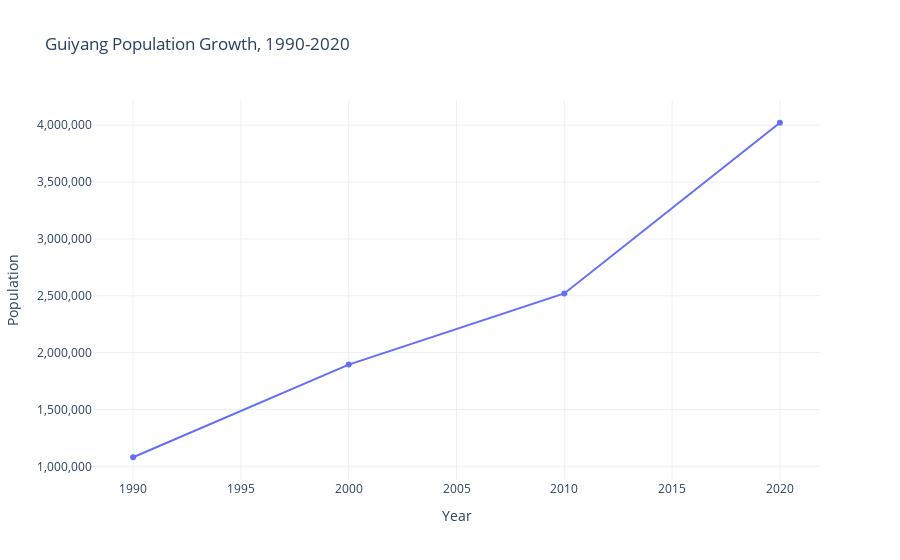

Notebook code for this chart:
### Markdown cell above
### City Population Growth

### Code cell
main()

### Figure 1 — Plotly figure (JSON) as saved in the notebook; plotly's stock layout.template omitted (floating-point values rounded to 4 significant figures)
{"data": [{"hovertemplate": "Location=Guìyáng [Guiyang]<br>Year=%{x}<br>Population=%{y}<extra></extra>", "legendgroup": "Guìyáng [Guiyang]", "line": {"color": "#636efa", "dash": "solid"}, "marker": {"symbol": "circle"}, "mode": "lines+markers", "name": "Guìyáng [Guiyang]", "orientation": "v", "showlegend": true, "type": "scatter", "x": [1990, 2000, 2010, 2020], "xaxis": "x", "y": [1079652, 1894344, 2520061, 4021275], "yaxis": "y"}], "layout": {"autosize": true, "legend": {"orientation": "h", "title": {"text": "Location"}, "tracegroupgap": 0, "x": 0.5, "xanchor": "center", "y": -0.2, "yanchor": "top"}, "showlegend": false, "title": {"text": "Guiyang Population Growth, 1990-2020"}, "xaxis": {"anchor": "y", "domain": [0, 1], "tickmode": "array", "ticktext": ["1990", "1995", "2000", "2005", "2010", "2015", "2020"], "tickvals": [1990, 1995, 2000, 2005, 2010, 2015, 2020], "title": {"text": "Year"}}, "yaxis": {"anchor": "x", "domain": [0, 1], "tickformat": ",", "title": {"text": "Population"}}}}
